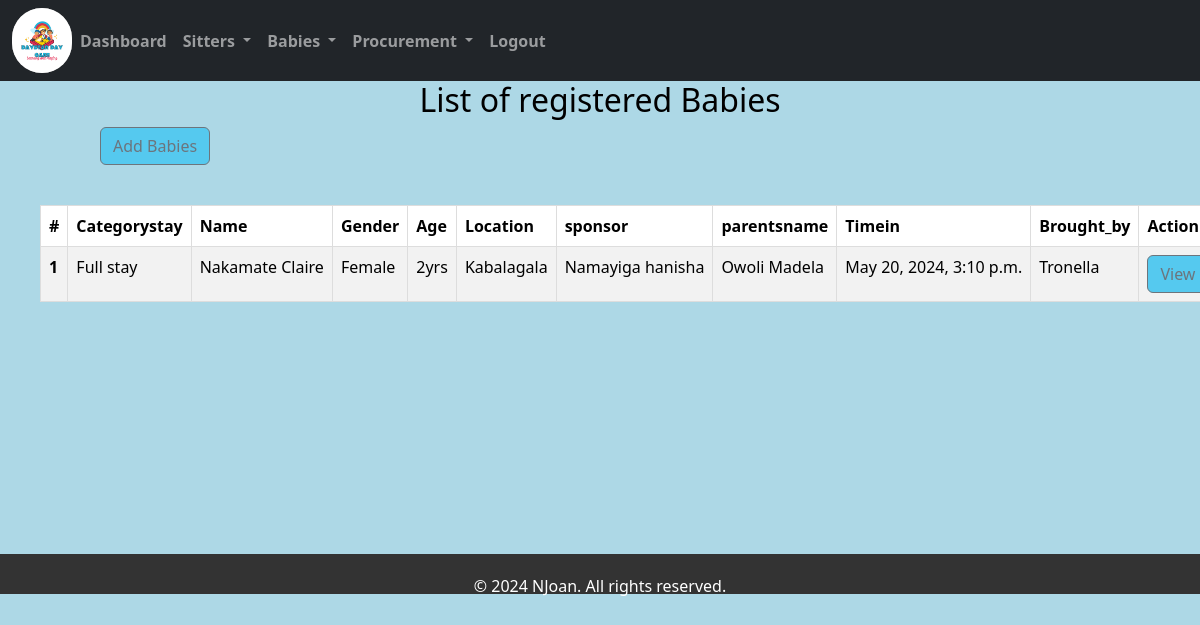
Page /babyslist/ on the earlier database version.
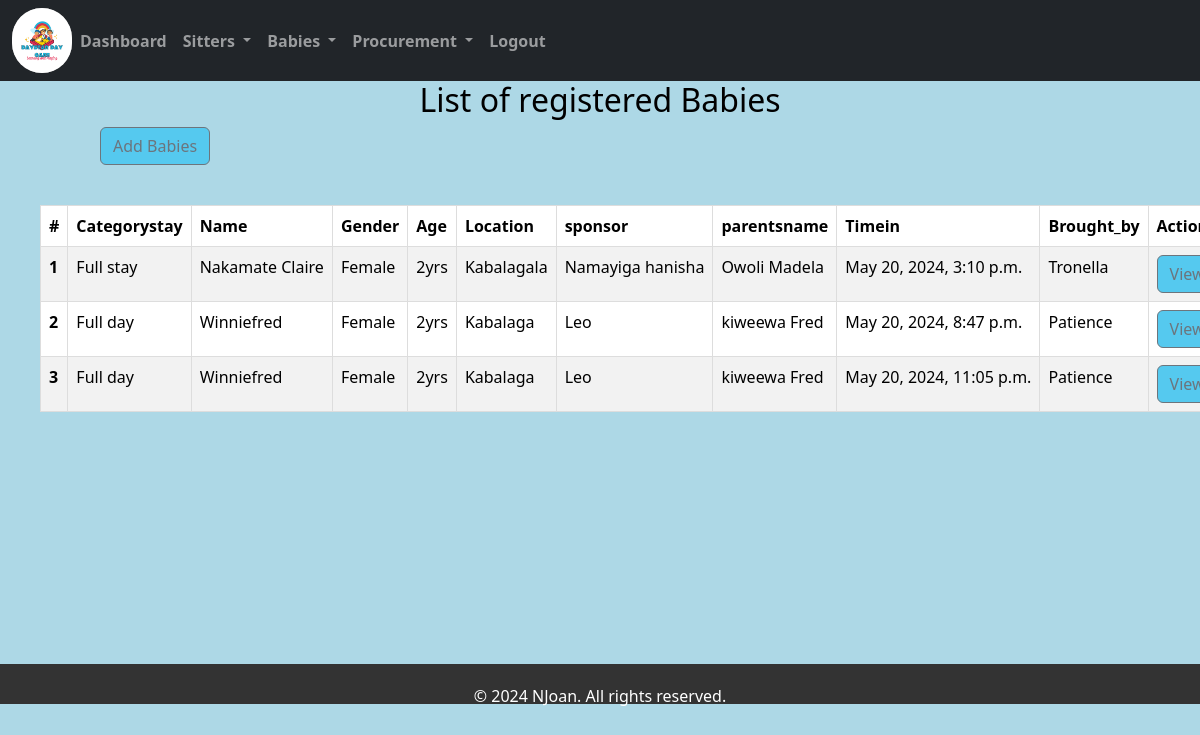
Same page on the later database version.
### home/models.py (models this page shows, shortened)
class Babesform(models.Model):
    category_stay=models.CharField(max_length=200)
    baby_name = models.CharField(max_length=200)
    age = models.CharField(max_length=200, default=0)
    gender = models.CharField(max_length=100)
    location = models.CharField(max_length=50, null=True, default=None)
    sponsor = models.CharField(max_length=200)
    parentsname = models.CharField(max_length=200)
    babysno = models.CharField(max_length=200, default=0)
    timein = models.DateTimeField()
    brought_by = models.CharField(max_length=200)

### home/views.py (the view)
# urls.py: path('babyslist/',views.babyslist, name='babyslist'),
def babyslist(request):
   babyslist = Babesform.objects.all()
   return render (request, 'babyslist.html',{'babyslist':babyslist})

### home/templates/babyslist.html (shortened to what this page needs)
{% extends 'base.html' %}
{% block content %}
<h2>List of registered Babies</h2>
<a href="/babesform" class="btn btn-outline-secondary" style="margin-left: 100px;  background-color: rgb(85, 201, 239);">Add Babies</a>
<div class="container">
<table class="table table-striped" style="width: 90%; margin-left: 20px;" >
    <thead>
      <tr>
        <th scope="col">#</th>
        <th scope="col">Categorystay</th>
        <th scope="col">Name</th>
        <th scope="col">Gender</th>
        <th scope="col">Age</th>
        <th scope="col">Location</th>
        <th scope="col">sponsor</th>
        <th scope="col">parentsname</th>
        <th scope="col">Timein</th>
        <th scope="col">Brought_by</th>
        <th scope="col">Action</th>
      </tr>
    </thead>
    <tbody>
        {% for baby in babyslist %}
      <tr>
        <th scope="row">{{ baby.id }}</th>
        <td>{{ baby.category_stay }}</td>
        <td>{{ baby.baby_name }}</td>
        <td>{{ baby.gender}}</td>
        <td>{{ baby.age }}</td>
        <td>{{ baby.location }}</td>
        <td>{{ baby.sponsor }}</td>
        <td>{{ baby.parentsname }}</td>
        <td>{{ baby.timein }}</td>
        <td>{{ baby.brought_by }}</td>
        <td><a href="{% url 'babyview' id=baby.id %}" class="btn btn-outline-secondary" style=" background-color: rgb(85, 201, 239);">View</a></td>
      </tr>
      {% endfor %}
    </tbody>
  </table>
</div>
<br><br><br><br><br><br><br><br><br>
{% endblock %}

Differences in the rows shown:
added Babesform: id "2", category_stay "Full day", baby_name "Winniefred", gender "Female", age "2yrs", location "Kabalaga", sponsor "Leo", parentsname "kiweewa Fred", timein "May 20, 2024, 8:47 p.m.", brought_by "Patience"
added Babesform: id "3", category_stay "Full day", baby_name "Winniefred", gender "Female", age "2yrs", location "Kabalaga", sponsor "Leo", parentsname "kiweewa Fred", timein "May 20, 2024, 11:05 p.m.", brought_by "Patience"
